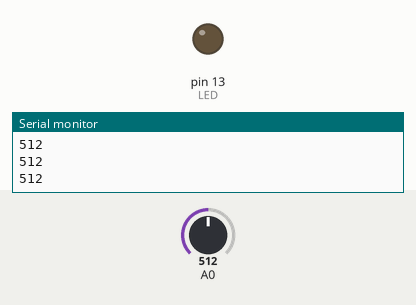
This sketch was run on a simulated Arduino Uno, built with avr-gcc and run on an emulated ATmega328P. Shown: output pins drawn as LEDs (lit = HIGH), the last lines printed to the serial monitor. The inputs (shaded band) are chosen by the test bench; at power-on: A0 = 512.

Above: at 1.2 s.
1.3 s: A0 set to 883
2.8 s: A0 set to 912
At 4.0 s:
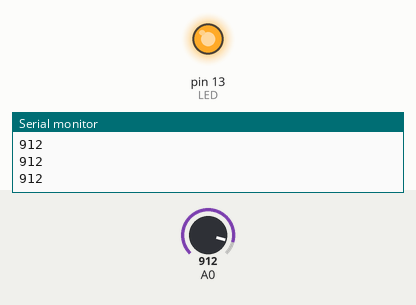
4.3 s: A0 set to 900
At 5.0 s:
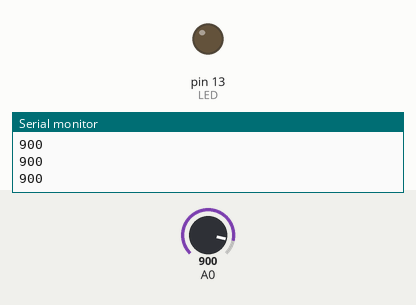
5.8 s: A0 set to 1023
At 6.3 s:
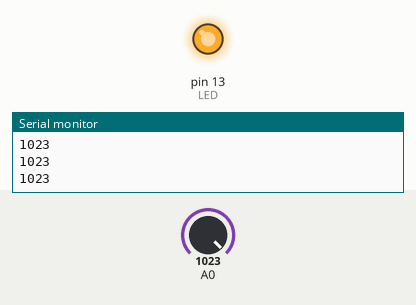
Timing chart, 0 to 8.3 s (numbered marks = the images above; inputs shaded):
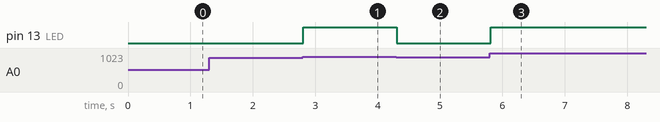

The sketch:

05_photoresistor_02.ino
```cpp
void setup() {
  Serial.begin(9600);
  pinMode(13, OUTPUT); //LED

}

void loop() {
  int photoresistor = analogRead(A0);
  Serial.println(photoresistor);

  if (photoresistor > 900)
    digitalWrite(13, HIGH);
  else
    digitalWrite(13, LOW);

}
```

Measured:
- the behaviour switches between 900 and 901 on A0 (found by bisection; images 0 and 1)
- after the input at 2.8 s, pin 13 (LED): LOW → HIGH at once
- after the input at 4.3 s, pin 13 (LED): HIGH → LOW at once
- after the input at 5.8 s, pin 13 (LED): LOW → HIGH at once
